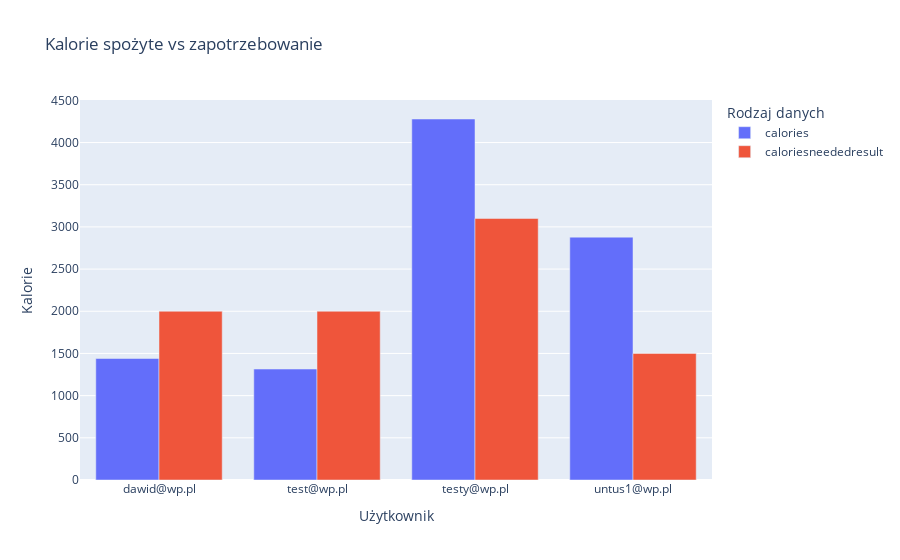
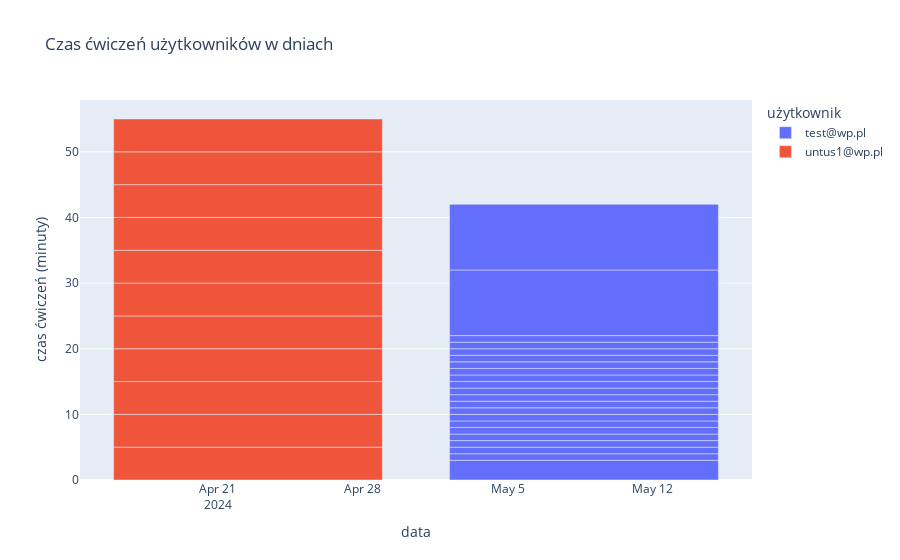
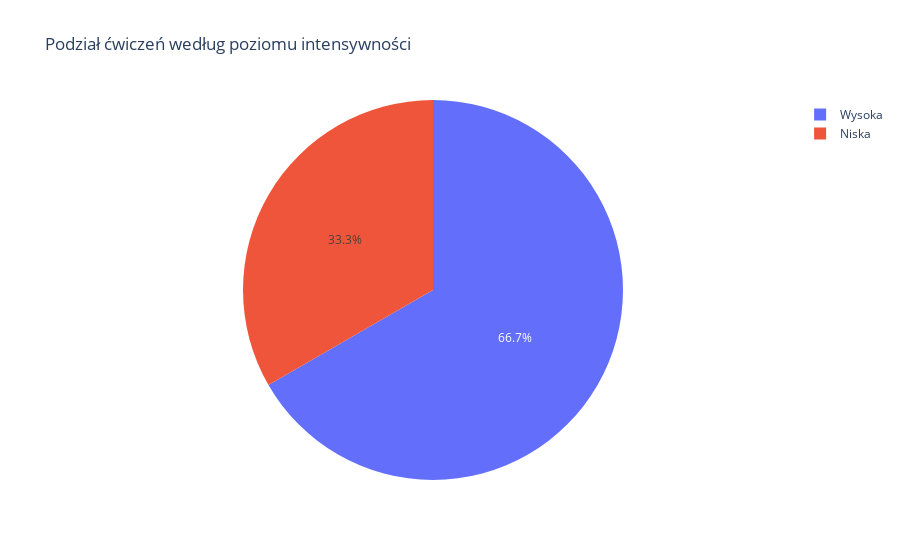
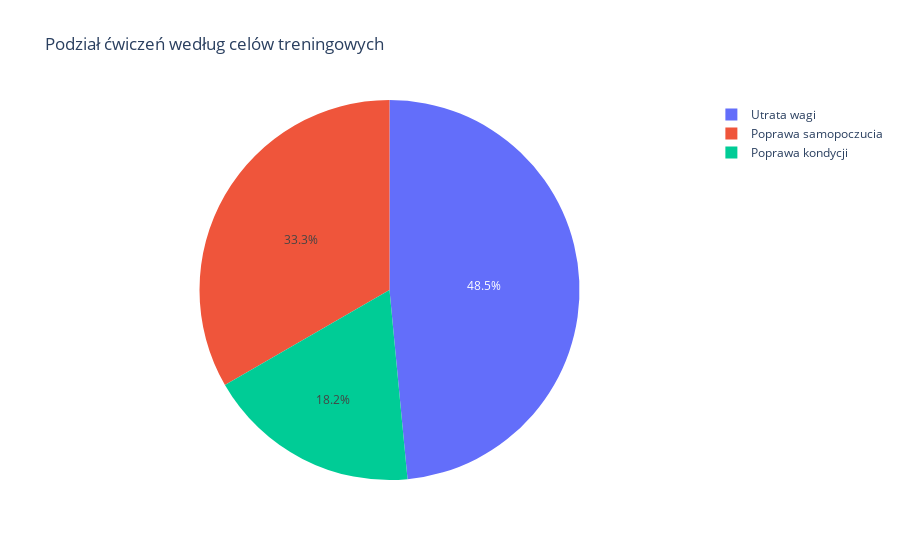

Source (notebook cell) for these figures, in order:
### Code cell
# Zadanie4
    #"- Autor: Dawid Garncarek\n",
    #"- Grupa: 3\n",
    #"- Prowadzący: Bogdan Ruszczak\n",
    #"- Opis: \n",
    #"  1. Analiza danych cen, wagi i BMI\n",
    #"  2. Analiza kalorii użytkowników i produktów spożywczych\n",
    #"  3. Analiza planu ćwiczeniowego"

    !pip install sqlalchemy cx_Oracle pandas
    !pip install seaborn
    !pip install matplotlib
    !pip install plotly
    import os
    from sqlalchemy import create_engine
    import pandas as pd
    import matplotlib.pyplot as plt
    import seaborn as sns
    import plotly.express as px
    from IPython.display import display
    import cx_Oracle


    username = 'S101095'
    password = 'S101095'
    host = '217.173.198.135'
    port = '1521'
    service_name = 'tpdb'

    dsn = f'{username}:{password}@{host}:{port}/?service_name={service_name}'
 
    engine = create_engine(f'oracle+cx_oracle://{username}:{password}@{host}:{port}/?service_name={service_name}')
    connection = engine.connect()

    # Analiza 1
    # Pobranie danych
    query_price = """SELECT pricedate, price, username FROM price"""
    query_weight = """SELECT weightdate, userweight, username FROM weight"""
    query_bmi = """SELECT calculationdate, resultbmi, username FROM bmiresult"""

    df_price = pd.read_sql(query_price, connection)
    df_weight = pd.read_sql(query_weight, connection)
    df_bmi = pd.read_sql(query_bmi, connection)

    # Tworzenie DataFrame
    df_analysis1 = pd.merge(df_weight, df_bmi, on="username", how="inner")
    df_analysis2 = pd.merge(df_analysis1, df_bmi, on="username", how="inner")
    df_analysis1 = pd.merge(df_analysis1, df_weight, on="username", how="inner")

    # Wizualizacja 1: Zależność BMI od wagi
    df_weight['weightdate'] = pd.to_datetime(df_weight['weightdate'])
    df_bmi['calculationdate'] = pd.to_datetime(df_bmi['calculationdate'])

    # Tworzenie DataFrame z połączonymi datami i wartościam
    df_weight.rename(columns={"weightdate": "Date", "userweight": "Value", "username": "User"}, inplace=True)
    df_weight["Type"] = "Weight"
    df_bmi.rename(columns={"calculationdate": "Date", "resultbmi": "Value", "username": "User"}, inplace=True)
    df_bmi["Type"] = "BMI"
    df_combined = pd.concat([df_weight, df_bmi], ignore_index=True)

    # Sortowanie danych dla poprawnej wizualizacji
    df_combined.sort_values(by=["User", "Date"], inplace=True)

    # Formatowanie wykresu
    plt.figure(figsize=(12, 6))
    sns.lineplot(data=df_combined, x="Date", y="Value", hue="User", style="Type", markers=True, dashes=True)
    plt.title("BMI oraz waga użytkowników w czasie")
    plt.xlabel("Data")
    plt.ylabel("Wartość")
    plt.legend(loc="best", fontsize="small", title="Użytkownik i typ")
    plt.grid()
    plt.tight_layout()
    plt.show()

    # Wizualizacja 2: Średnia cena w czasie
    df_price['pricedate'] = pd.to_datetime(df_price['pricedate'])
    df_avg_price = df_price.groupby(df_price['pricedate'].dt.to_period("M")).mean(numeric_only=True).reset_index()
    plt.plot(df_avg_price['pricedate'].astype(str), df_avg_price['price'], marker='o')
    plt.title("Średnia cena w czasie")
    plt.xlabel("Data")
    plt.ylabel("Cena (PLN)")
    plt.grid()
    plt.show()

    # Grupowanie
    grouped_bmi = df_analysis1.groupby("username").agg({
    "resultbmi": ["mean", "min", "max"]})
    grouped_bmi.columns = ["Średnie_BMI", "Minimalne_BMI", "Maksymalne_BMI"]
    print(grouped_bmi)

    # Analiza 2

    # Pobranie danych
    query_calories_needed = """SELECT newcaloriesdate, caloriesneededresult, username FROM usercaloriesneeded"""
    query_calories_result_and_product_name = """SELECT r.newcaloriesdate, r.calories, r.productid, r.username, f.productname, f.calories_100g 
    FROM usercaloriesresult r JOIN foodproducts f ON r.productid = f.id"""

    df_calories_needed = pd.read_sql(query_calories_needed, connection)
    df_calories_result_and_product_name = pd.read_sql(query_calories_result_and_product_name, connection)

    # Tworzenie DataFrame
    df_analysis2 = pd.merge(df_calories_result_and_product_name, df_calories_needed, on="username", how="inner")

    # Grupowanie zapotrzebowania kalorycznego (jedna wartość na użytkownika)
    df_calories_needed_unique = df_calories_needed.groupby("username", as_index=False).agg({"caloriesneededresult": "mean"  })

    # Grupowanie spożytych kalorii (suma dla każdego użytkownika)
    df_calories_sum = df_calories_result_and_product_name.groupby("username", as_index=False).agg({"calories": "sum" })

    # Łączenie zredukowanych danych
    df_analysis2_fixed = pd.merge(df_calories_sum, df_calories_needed_unique, on="username", how="inner")

    # Tworzenie wykresu
    fig1 = px.bar(
        df_analysis2_fixed,
        x="username",
        y=["calories", "caloriesneededresult"],
        title="Kalorie spożyte vs zapotrzebowanie",
        labels={"value": "Kalorie", "username": "Użytkownik"},
        barmode="group"
    )

    fig1.update_layout(
        xaxis_title="Użytkownik",
        yaxis_title="Kalorie",
        legend_title="Rodzaj danych"
    )

    fig1.show()


    # Wizualizacja 2: Najpopularniejsze produkty
    popular_products = df_analysis2.groupby("productname")["calories"].sum().nlargest(5).reset_index()
    plt.figure(figsize=(10, 6))
    sns.barplot(data=popular_products, x="calories", y="productname", palette="viridis")
    plt.title("Top 5 najpopularniejszych produktów")
    plt.xlabel("Kalorie")
    plt.ylabel("Produkt")
    plt.grid()
    plt.show()

    # Grupowanie
    # Konwersja daty w tabeli kalorii spożytych
    df_calories_result_and_product_name["newcaloriesdate"] = pd.to_datetime(
        df_calories_result_and_product_name["newcaloriesdate"], errors="coerce")

    # Grupowanie kalorii spożytych po użytkowniku i dacie
    daily_calories = df_calories_result_and_product_name.groupby(
        ["username", "newcaloriesdate"], as_index=False).agg({"calories": "sum"})

    # Grupowanie zapotrzebowania kalorycznego (średnie zapotrzebowanie na użytkownika)
    df_calories_needed_unique = df_calories_needed.groupby("username", as_index=False).agg({"caloriesneededresult": "mean"})

    # Łączenie danych: dzienne spożycie kalorii i zapotrzebowanie
    df_analysis_grouped = pd.merge(daily_calories, df_calories_needed_unique, on="username", how="inner")

    # Wyodrębnienie daty bez czasu
    df_analysis_grouped["Date"] = df_analysis_grouped["newcaloriesdate"].dt.date

    # Grupowanie po użytkowniku i dacie
    daily_summary = df_analysis_grouped.groupby(["username", "Date"], as_index=False).agg({
        "calories": "sum",                 
        "caloriesneededresult": "mean",})

    # Dodanie kolumny 'Przekroczono'
    daily_summary["---------"] = daily_summary.apply(lambda row: "Przekroczono" if row["calories"] > row["caloriesneededresult"] else "Nie przekroczono",axis=1)

    # Wyświetlenie wyników
    print(daily_summary)

    # Analiza 3
    # Pobranie danych
    query_user_exercise_sets = """
    SELECT u.username, u.dateassigned, u.trainingday, e.exercisename, e.intensitylevel, e.durationminutes, e.goals, e.exerciselocation
    FROM userexercisesets u
    JOIN exercises e ON u.exercisesetid = e.id
    JOIN aspnetusers a ON u.username = a.username
    """

    df_exercises = pd.read_sql(query_user_exercise_sets, connection)

    # Konwersja kolumny dateassigned na typ datetime
    df_exercises['dateassigned'] = pd.to_datetime(df_exercises['dateassigned'], errors='coerce')


    # Wizualizacja 1: Sumaryczny czas ćwiczeń w dniach
    fig1 = px.bar(
        df_exercises,
        x='dateassigned',
        y='durationminutes',
        color='username',
        title="Czas ćwiczeń użytkowników w dniach",
        labels={"dateassigned": "data", "durationminutes": "czas ćwiczeń (minuty)", "username": "użytkownik"}
    )
    fig1.show()

    # Wizualizacja 2: Liczba dni treningowych i kategorie intensywności
    intensity_distribution = df_exercises.groupby('intensitylevel', as_index=False).size()

    fig2 = px.pie(
        intensity_distribution,
        names='intensitylevel',
        values='size',
        title="Podział ćwiczeń według poziomu intensywności",
        labels={"intensitylevel": "poziom intensywności"}
    )
    fig2.show()

    # Wizualizacja 3: Podział ćwiczeń według celów 
    goals_distribution = df_exercises.groupby('goals', as_index=False).size()

    fig3 = px.pie(
        goals_distribution,
        names='goals',
        values='size',
        title="Podział ćwiczeń według celów treningowych",
        labels={"goals": "cel treningowy"}
    )
    fig3.show()

    # Wizualizacja 4: Podział ćwiczeń według miejsca ćwiczeń
    goals_distribution = df_exercises.groupby('exerciselocation', as_index=False).size()

    fig3 = px.pie(
        goals_distribution,
        names='exerciselocation',
        values='size',
        title="Podział ćwiczeń według miejsca wykonywania ćwiczeń",
        labels={"exerciselocation": "miejsce treningu"}
    )
    fig3.show()

    # Grupowanie danych na najpopularniejsze ćwiczenia
    popular_exercises = df_exercises.groupby('exercisename', as_index=False).size()
    popular_exercises.rename(columns={'size': 'count'}, inplace=True)
    popular_exercises = popular_exercises.sort_values(by='count', ascending=False)
    popular_exercises.reset_index(drop=True, inplace=True)
    print(popular_exercises)

### Figure 1 — Plotly figure (JSON) as saved in the notebook; plotly's stock layout.template omitted (floating-point values rounded to 4 significant figures)
{"data": [{"alignmentgroup": "True", "hovertemplate": "variable=calories<br>Użytkownik=%{x}<br>Kalorie=%{y}<extra></extra>", "legendgroup": "calories", "marker": {"color": "#636efa", "pattern": {"shape": ""}}, "name": "calories", "offsetgroup": "calories", "orientation": "v", "showlegend": true, "textposition": "auto", "type": "bar", "x": ["dawid@wp.pl", "test@wp.pl", "testy@wp.pl", "untus1@wp.pl"], "xaxis": "x", "y": [1440, 1315.0, 4279, 2878.0], "yaxis": "y"}, {"alignmentgroup": "True", "hovertemplate": "variable=caloriesneededresult<br>Użytkownik=%{x}<br>Kalorie=%{y}<extra></extra>", "legendgroup": "caloriesneededresult", "marker": {"color": "#EF553B", "pattern": {"shape": ""}}, "name": "caloriesneededresult", "offsetgroup": "caloriesneededresult", "orientation": "v", "showlegend": true, "textposition": "auto", "type": "bar", "x": ["dawid@wp.pl", "test@wp.pl", "testy@wp.pl", "untus1@wp.pl"], "xaxis": "x", "y": [2000, 2000, 3100, 1500], "yaxis": "y"}], "layout": {"autosize": true, "barmode": "group", "legend": {"title": {"text": "Rodzaj danych"}, "tracegroupgap": 0}, "title": {"text": "Kalorie spożyte vs zapotrzebowanie"}, "xaxis": {"anchor": "y", "autorange": true, "domain": [0, 1], "range": [-0.5, 3.5], "title": {"text": "Użytkownik"}, "type": "category"}, "yaxis": {"anchor": "x", "autorange": true, "domain": [0, 1], "range": [0, 4504.0], "title": {"text": "Kalorie"}, "type": "linear"}}}

### Figure 2 — Plotly figure (JSON) as saved in the notebook; plotly's stock layout.template omitted (floating-point values rounded to 4 significant figures)
{"data": [{"alignmentgroup": "True", "hovertemplate": "użytkownik=test@wp.pl<br>data=%{x}<br>czas ćwiczeń (minuty)=%{y}<extra></extra>", "legendgroup": "test@wp.pl", "marker": {"color": "#636efa", "pattern": {"shape": ""}}, "name": "test@wp.pl", "offsetgroup": "test@wp.pl", "orientation": "v", "showlegend": true, "textposition": "auto", "type": "bar", "x": ["2024-05-08T16:34:19.090000", "2024-05-08T16:34:19.090000", "2024-05-08T16:34:19.090000", "2024-05-08T16:34:19.090000", "2024-05-08T16:34:19.090000", "2024-05-08T16:34:19.090000", "2024-05-08T16:34:19.090000", "2024-05-08T16:34:19.090000", "2024-05-08T16:34:19.090000", "2024-05-08T16:34:19.090000", "2024-05-08T16:34:19.090000", "2024-05-08T16:34:19.090000", "2024-05-08T16:34:19.090000", "2024-05-08T16:34:19.090000", "2024-05-08T16:34:19.090000", "2024-05-08T16:34:19.090000", "2024-05-08T16:34:19.090000", "2024-05-08T16:34:19.090000", "2024-05-08T16:34:19.090000", "2024-05-08T16:34:19.090000", "2024-05-08T16:34:19.090000", "2024-05-08T16:34:19.090000"], "xaxis": "x", "y": [3, 1, 1, 1, 1, 1, 1, 1, 1, 1, 1, 1, 1, 1, 1, 1, 1, 1, 1, 1, 10, 10], "yaxis": "y"}, {"alignmentgroup": "True", "hovertemplate": "użytkownik=untus1@wp.pl<br>data=%{x}<br>czas ćwiczeń (minuty)=%{y}<extra></extra>", "legendgroup": "untus1@wp.pl", "marker": {"color": "#EF553B", "pattern": {"shape": ""}}, "name": "untus1@wp.pl", "offsetgroup": "untus1@wp.pl", "orientation": "v", "showlegend": true, "textposition": "auto", "type": "bar", "x": ["2024-04-22T11:17:41.260000", "2024-04-22T11:17:41.267000", "2024-04-22T11:17:41.267000", "2024-04-22T11:17:41.267000", "2024-04-22T11:17:41.267000", "2024-04-22T11:17:41.267000", "2024-04-22T11:17:41.267000", "2024-04-22T11:17:41.267000", "2024-04-22T11:17:41.267000", "2024-04-22T11:17:41.267000", "2024-04-22T11:17:41.267000"], "xaxis": "x", "y": [5, 5, 5, 5, 5, 5, 5, 5, 5, 5, 5], "yaxis": "y"}], "layout": {"autosize": true, "barmode": "relative", "legend": {"title": {"text": "użytkownik"}, "tracegroupgap": 0}, "title": {"text": "Czas ćwiczeń użytkowników w dniach"}, "xaxis": {"anchor": "y", "autorange": true, "domain": [0, 1], "range": ["2024-04-14 08:39:22.345", "2024-05-16 19:12:38.005"], "title": {"text": "data"}, "type": "date"}, "yaxis": {"anchor": "x", "autorange": true, "domain": [0, 1], "range": [0, 57.89], "title": {"text": "czas ćwiczeń (minuty)"}, "type": "linear"}}}

### Figure 3 — Plotly figure (JSON) as saved in the notebook; plotly's stock layout.template omitted (floating-point values rounded to 4 significant figures)
{"data": [{"domain": {"x": [0, 1], "y": [0, 1]}, "hovertemplate": "poziom intensywności=%{label}<br>size=%{value}<extra></extra>", "labels": ["Niska", "Wysoka"], "legendgroup": "", "name": "", "showlegend": true, "type": "pie", "values": [11, 22]}], "layout": {"autosize": true, "legend": {"tracegroupgap": 0}, "title": {"text": "Podział ćwiczeń według poziomu intensywności"}}}

### Figure 4 — Plotly figure (JSON) as saved in the notebook; plotly's stock layout.template omitted (floating-point values rounded to 4 significant figures)
{"data": [{"domain": {"x": [0, 1], "y": [0, 1]}, "hovertemplate": "cel treningowy=%{label}<br>size=%{value}<extra></extra>", "labels": ["Poprawa kondycji", "Poprawa samopoczucia", "Utrata wagi"], "legendgroup": "", "name": "", "showlegend": true, "type": "pie", "values": [6, 11, 16]}], "layout": {"autosize": true, "legend": {"tracegroupgap": 0}, "title": {"text": "Podział ćwiczeń według celów treningowych"}}}
